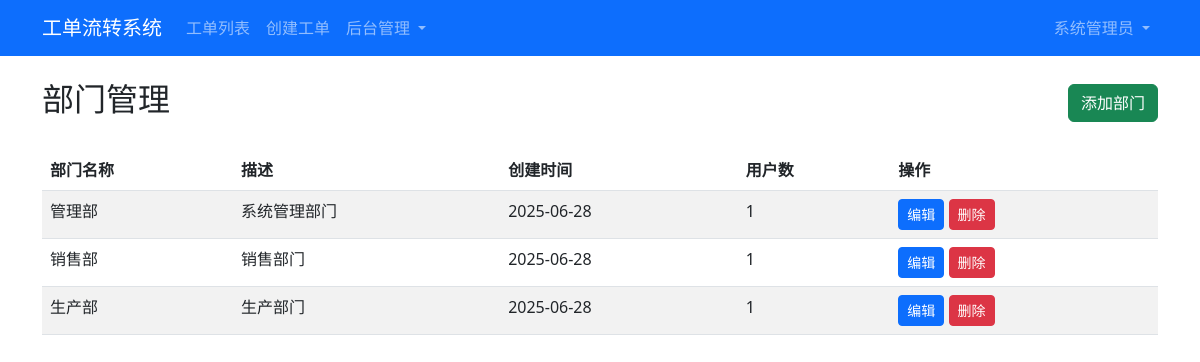
The page /admin/departments (signed in) on the database its author committed.
### models.py (models this page shows, shortened)
class User(db.Model, UserMixin):
    id = db.Column(db.Integer, primary_key=True)
    username = db.Column(db.String(50), unique=True, nullable=False)
    password_hash = db.Column(db.String(128), nullable=False)
    realname = db.Column(db.String(100), nullable=False)
    email = db.Column(db.String(100), unique=True)
    role = db.Column(db.String(20), default='user')  # admin, user
    department_id = db.Column(db.Integer, db.ForeignKey('department.id'))
    created_at = db.Column(db.DateTime, default=datetime.utcnow)
    @property
    def password(self):
        raise AttributeError('password is not a readable attribute')
    def is_admin(self):
        return self.role == 'admin'

class Department(db.Model):
    id = db.Column(db.Integer, primary_key=True)
    name = db.Column(db.String(100), unique=True, nullable=False)
    description = db.Column(db.Text)
    created_at = db.Column(db.DateTime, default=datetime.utcnow)
    users = db.relationship('User', backref='department', lazy=True)

### admin.py (the view)
@admin_bp.route('/departments')
def manage_departments():
    departments = Department.query.all()
    return render_template('admin/departments.html', departments=departments)

### admin.py (called while the page is built)
@admin_bp.before_request
@login_required
def check_admin():
    if not current_user.is_admin():
        flash('您没有访问此页面的权限', 'danger')
        return redirect(url_for('view_orders'))

### app.py (called while the page is built)
@login_manager.user_loader
def load_user(user_id):
    return User.query.get(int(user_id))

@app.context_processor
def utility_processor():
    def can_assign_order(order, user):
        if user.is_admin():
            return True
        current_stage = OrderStage.query.filter_by(order_id=order.id, end_time=None).first()
        return current_stage and current_stage.assignee_id == user.id
    return dict(can_assign_order=can_assign_order)

### templates/admin/departments.html
{% extends "base.html" %}
{% block content %}
<div class="d-flex justify-content-between align-items-center mb-4">
    <h2>部门管理</h2>
    <a href="{{ url_for('admin.add_department') }}" class="btn btn-success">添加部门</a>
</div>
<table class="table table-striped table-hover">
    <thead>
        <tr>
            <th>部门名称</th>
            <th>描述</th>
            <th>创建时间</th>
            <th>用户数</th>
            <th>操作</th>
        </tr>
    </thead>
    <tbody>
        {% for department in departments %}
        <tr>
            <td>{{ department.name }}</td>
            <td>{{ department.description }}</td>
            <td>{{ department.created_at.strftime('%Y-%m-%d') }}</td>
            <td>{{ department.users|length }}</td>
            <td>
                <a href="{{ url_for('admin.edit_department', dept_id=department.id) }}" class="btn btn-sm btn-primary">编辑</a>
                <a href="{{ url_for('admin.delete_department', dept_id=department.id) }}" class="btn btn-sm btn-danger" onclick="return confirm('确定要删除该部门吗？')">删除</a>
            </td>
        </tr>
        {% endfor %}
    </tbody>
</table>
{% endblock %}

### templates/base.html (shortened to what this page needs)
<!DOCTYPE html>
<html lang="zh-CN">
<head>
    <link href="https://cdn.jsdelivr.net/npm/bootstrap@5.3.0/dist/css/bootstrap.min.css" rel="stylesheet">
</head>
<body>
    <nav class="navbar navbar-expand-lg navbar-dark bg-primary">
        <div class="container">
            <a class="navbar-brand" href="/">工单流转系统</a>
            <div class="collapse navbar-collapse" id="navbarNav">
                <ul class="navbar-nav me-auto">
                    <li class="nav-item">
                        <a class="nav-link" href="{{ url_for('view_orders') }}">工单列表</a>
                    </li>
                    <li class="nav-item">
                        <a class="nav-link" href="{{ url_for('create_order') }}">创建工单</a>
                    </li>
                    {% if current_user.is_authenticated and current_user.is_admin() %}
                    <li class="nav-item dropdown">
                        <a class="nav-link dropdown-toggle" href="#" id="adminDropdown" role="button" data-bs-toggle="dropdown">
                            后台管理
                        </a>
                    </li>
                    {% endif %}
                </ul>
                <ul class="navbar-nav">
                    {% if current_user.is_authenticated %}
                    <li class="nav-item dropdown">
                        <a class="nav-link dropdown-toggle" href="#" id="userDropdown" role="button" data-bs-toggle="dropdown">
                            {{ current_user.realname }}
                        </a>
                    </li>
                    {% endif %}
                </ul>
            </div>
        </div>
    </nav>
    <div class="container mt-4">
        {% block content %}{% endblock %}
    </div>
</body>
</html>

### rows shown on the page
User: realname "系统管理员"
Department: name "管理部", description "系统管理部门", created_at "2025-06-28", users|length "1"
Department: name "销售部", description "销售部门", created_at "2025-06-28", users|length "1"
Department: name "生产部", description "生产部门", created_at "2025-06-28", users|length "1"
